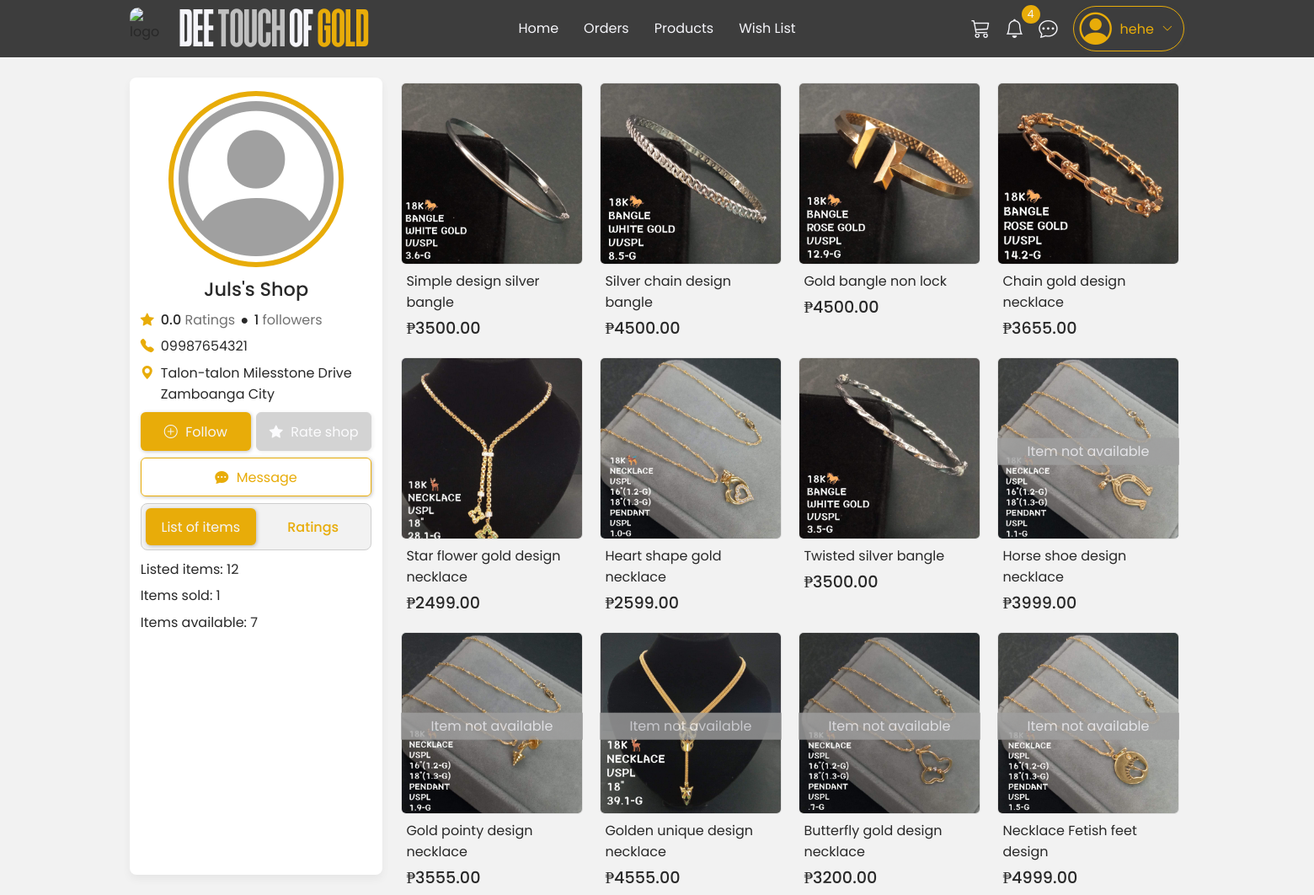
/shop/shop_info/3/ (signed in), run on the app's committed database.
### shop/models.py (models this page shows, shortened)
class User(AbstractUser):
    USER_TYPE_CHOICES = (
        ('customer', 'Customer'),
        ('seller', 'Seller'),
    )
    middle_name = models.CharField(max_length=30, blank=True, null=True)
    user_type = models.CharField(max_length=10, choices=USER_TYPE_CHOICES, default='customer')
    phone_number = models.CharField(max_length=15, blank=True, null=True)
    address = models.TextField(blank=True, null=True)
    profile_picture = models.ImageField(upload_to='profiles/', blank=True, null=True)
    created_at = models.DateTimeField(auto_now_add=True)
    updated_at = models.DateTimeField(auto_now=True)
    def get_full_name(self):
        names = [self.first_name]
        if self.middle_name:
            names.append(self.middle_name)
        names.append(self.last_name)
        full_name = " ".join(filter(None, names))  # Filters out None or empty strings
        return full_name.strip() or self.username

class Shop(models.Model):
    seller = models.OneToOneField(User, on_delete=models.CASCADE, related_name='shop')
    name = models.CharField(max_length=100, unique=True)
    description = models.TextField(blank=True)
    logo = models.ImageField(upload_to='shop_logos/', blank=True, null=True)
    rating = models.FloatField(default=0.0, validators=[MinValueValidator(0.0), MaxValueValidator(5.0)])
    is_active = models.BooleanField(default=True)
    products_sold = models.PositiveIntegerField(default=0)
    created_at = models.DateTimeField(auto_now_add=True)
    updated_at = models.DateTimeField(auto_now=True)

class Product(models.Model):
    MATERIAL_CHOICES = [
        ('gold and silver', 'Gold & Silver'),
        ('gold', 'Gold'),
        ('silver', 'Silver'),
        ('rose gold', 'Rose Gold'),
        ('white gold', 'White Gold'),
    ]
    TYPE_CHOICES = [
        ('necklace', 'Necklace'),
        ('bangle', 'Bangle'),
        ('earring', 'Earring'),
    ]
    shop = models.ForeignKey(Shop, on_delete=models.CASCADE, related_name='products')
    name = models.CharField(max_length=200)
    description = models.TextField()
    price = models.DecimalField(max_digits=10, decimal_places=2, validators=[MinValueValidator(0.01)])
    discount_price = models.DecimalField(max_digits=10, decimal_places=2, null=True, blank=True)
    stock = models.PositiveIntegerField(default=1)
    material = models.CharField(max_length=20, choices=MATERIAL_CHOICES, default='gold and silver')
    type = models.CharField(max_length=20, choices=TYPE_CHOICES, default='necklace')
    image = models.ImageField(upload_to='products/', blank=True, null=True)
    is_available = models.BooleanField(default=True)
    created_at = models.DateTimeField(auto_now_add=True)
    updated_at = models.DateTimeField(auto_now=True)

### shop/views.py (the view, shortened to what this page needs)
# urls.py: path('shop_info/<int:shop_id>/', views.shop_info_view, name='shop_info'),
@login_required
def shop_info_view(request, shop_id):
    if not request.user.is_active:
        return redirect('shop:home')
    selected_shop = get_object_or_404(Shop, id=shop_id)
    products = Product.objects.filter(shop=selected_shop).order_by('-is_available', '-created_at')
    try:
        cart = Cart.objects.get(customer=request.user)
        cart_product_ids = set(cart.items.values_list('product_id', flat=True))
    except Cart.DoesNotExist:
        cart_product_ids = set()
    for product in products:
        product.is_in_cart = product.id in cart_product_ids
    is_following = ShopFollower.objects.filter(user=request.user, shop=selected_shop).exists()
    followers_count = selected_shop.followers.count()
    listed_items_count = products.count()
    available_items_count = products.filter(is_available__gt=0).count()
    has_completed_order = OrderItem.objects.filter(
        order__customer=request.user,
        order__status='completed',
        product__shop=selected_shop
    ).exists()
    has_already_rated = ShopReview.objects.filter(customer=request.user, shop=selected_shop).exists()
    can_rate_this_shop = has_completed_order and not has_already_rated
    shop_reviews = ShopReview.objects.filter(shop=selected_shop).order_by('-created_at')
    return render(request, 'shop/shop_info.html', {
        'selected_shop': selected_shop,
        'products': products,
        'is_following': is_following,
        'followers_count': followers_count,
        'can_rate_this_shop': can_rate_this_shop,
        'shop_reviews': shop_reviews,
        'listed_items_count': listed_items_count,
        'available_items_count': available_items_count,
    })

### templates/shop/shop_info.html (shortened to what this page needs)
{% extends '../includes/base.html' %}
{% load static %}
{% block content %}
{% include "../includes/navbar.html" %}
<section class="customer-info-page">
  <div class="page-wrapper">
    <div class="left-section">
      <div class="image-cont"><i class="bi bi-person-circle"></i></div>
      <div class="user-info">
        <p class="name">{{selected_shop.name}}</p>
        <div class="wrap">
          <div class="text-with-icon with-extra-text">
            <i class="bi bi-star-fill"></i>
            <p><span>{{selected_shop.rating}}</span> Ratings</p>
          </div>
          <p class="dot">●</p>
          <div class="text-then-info"><span id="followers-count">{{followers_count}}</span> followers</div>
        </div>
        <div class="text-with-icon"><i class="bi bi-telephone-fill"></i> <p>{{selected_shop.seller.phone_number}}</p></div>
        <div class="text-with-icon">
          <i class="bi bi-geo-alt-fill"></i>
          <p>{{ selected_shop.seller.address }}</p>
        </div>
        <div class="actions">
          <div>
            <button class="primary-btn with-icon-btn" id="follow-btn" data-shop-id="{{ selected_shop.id }}" {% if not can_rate_this_shop %}style="width:100%"{% endif %}>
              {% if is_following %}<i class="bi bi-dash-circle"></i>{% else %}<i class="bi bi-plus-circle"></i>{% endif %}
              {% if is_following %}Unfollow{% else %}Follow{% endif %}</button>
            <button class="border-btn-primary2 with-icon-btn" data-modal="rate-shop" {% if not can_rate_this_shop %}disabled{% endif %}><i class="bi bi-star-fill"></i>Rate shop</a>
          </div>
          <a href="{% url 'shop:chat' %}" class="border-btn-primary2 with-icon-btn"><i class="bi bi-chat-dots-fill"></i>Message</a>
          <div class="switch-cont">
            <button class="primary-btn" data-cont="items">List of items</button>
            <button class="primary-btn transparent" data-cont="ratings">Ratings</button>
          </div>
        </div>
        <div class="label-with-text"><span>Listed items: </span> {{ listed_items_count }}</div>
        <div class="label-with-text"><span>Items sold: </span> {{ selected_shop.products_sold|default:0 }}</div>
        <div class="label-with-text"><span>Items available: </span> {{ available_items_count }}</div>
      </div>
    </div>
    <div class="items-section show-section {% if not products.exists %}empty-listing{% endif %}">
      {% for product in products %}
      <div class="item"
            data-id="{{ product.id }}"
            data-name="{{ product.name|escapejs }}"
            data-price="{{ product.price }}"
            data-description="{{ product.description|escapejs }}"
            data-image="{{ product.image.url|default:'/static/images/placeholder.jpg'|escapejs }}"
            data-seller-name="{{ product.shop.name }}"
            data-seller-rating="{{ product.shop.seller.rating|default:0 }}"
            data-seller-products="{{ product.shop.products.count }}"
            data-seller-followers="{{ product.shop.followers.count }}"
            data-products-sold="{{ product.shop.products_sold|default:0 }}"
            data-shop-id="{{ product.shop.id }}"
            data-rating="{{ product.rating|default:'4.6' }}"
            data-category-id="{{ product.category.id|default:0 }}"
            data-material="{{ product.material }}"
            data-type="{{ product.type }}"
            data-is-in-cart="{{ product.is_in_cart }}"
            data-is-available="{{ product.is_available }}">
          <div style="position:relative;">
            <img src="{{ product.image.url|default:'/static/images/placeholder.jpg' }}" alt="{{ product.name|escapejs }}" class="item-img" />
            {% if not product.is_available %}<span class="item-not-available">Item not available</span>{% endif %}
          </div>
          <div class="descriptions">
              <p class="name text-clamp">{{ product.name }}</p>
              <div class="wrap">
                  <p class="price">₱{{ product.price }}</p>
              </div>
          </div>
      </div>
      {% empty %}
      <div class="empty-content">
        <p>Currently, this seller has no <br>active listings.</p>
      </div>
      {% endfor %}
    </div>
</section>
{% endblock %}

### templates/includes/navbar.html (shortened to what this page needs)
{% load static %}
<div class="nav-cont">
  <nav>
    <div class="logo">
      <img src="{% static 'images/icons/logo.png' %}" alt="logo">
      <p>DEE <span>TOUCH</span> OF <span>GOLD</span></p>
    </div>
    <ul class="nav-links">
      <li class="{% if request.resolver_match.url_name == 'home' %}active{% endif %}"><a
          href="{% url 'shop:home' %}">Home</a>
      </li>
      <li class="{% if request.resolver_match.url_name == 'orders' %}active{% endif %}"><a href="{% url 'shop:orders'%}">Orders</a></li>
      <li class="{% if request.resolver_match.url_name == 'products' %}active{% endif %}"><a href="{% url 'shop:products' %}">Products</a></li>
      <li class="{% if request.resolver_match.url_name == 'wishlist' %}active{% endif %}"><a href="{% url 'shop:wishlist' %}">Wish List</a></li>
    </ul>
    {% if user.is_authenticated %}
    <div class="nav-profile-cont">
      {% if not user.is_superuser %}
      <div class="buttons-wrapper">
        <button class="ghost-btn" data-modal="nav-cart">
          <i class="bi bi-cart3"></i>
          </button>
        <button class="ghost-btn" data-modal="nav-notif">
          <i class="bi bi-bell">
            {% if unread_notif_count > 0 %}
              <span class="counter">{{ unread_notif_count }}</span>
            {% endif %}
          </i>
        </button>
        <a href="{% url 'shop:chat' %}" class="ghost-btn">
          <i class="bi bi-chat-dots">
          </i>
        </a>
      </div>
      {% endif %}
      <div class="profile-wrapper border-btn-primary2" data-modal="nav-profile">
        <i class="bi bi-person-circle"></i>
        <p>{{user.username}}</p>
        <i class="bi bi-chevron-down"></i>
      </div>
    </div>
    {% else %}
    <button class="border-btn-primary" data-modal="nav-login-btn">Login</button>
    {% endif %}
  </nav>
</div>

### data on the page
User: username "hehe"
Shop: name "Juls's Shop", rating "0.0", seller.phone_number "09987654321", seller.address "Talon-talon Milesstone Drive Zamboanga City", products_sold "1"
Product: image (picture), name "Simple design silver bangle", price "3500.00"
Product: image (picture), name "Silver chain design bangle", price "4500.00"
Product: image (picture), name "Gold bangle non lock", price "4500.00"
Product: image (picture), name "Chain gold design necklace", price "3655.00"
Product: image (picture), name "Star flower gold design necklace", price "2499.00"
Product: image (picture), name "Heart shape gold necklace", price "2599.00"
Product: image (picture), name "Twisted silver bangle", price "3500.00"
Product: is_available "Item not available", name "Horse shoe design necklace", price "3999.00"
Product: is_available "Item not available", name "Gold pointy design necklace", price "3555.00"
Product: is_available "Item not available", name "Golden unique design necklace", price "4555.00"
Product: is_available "Item not available", name "Butterfly gold design necklace", price "3200.00"
Product: is_available "Item not available", name "Necklace Fetish feet design", price "4999.00"

### other printed values
{{ unread_notif_count }} "4"
{{ followers_count }} "1"
{{ listed_items_count }} "12"
{{ available_items_count }} "7"
